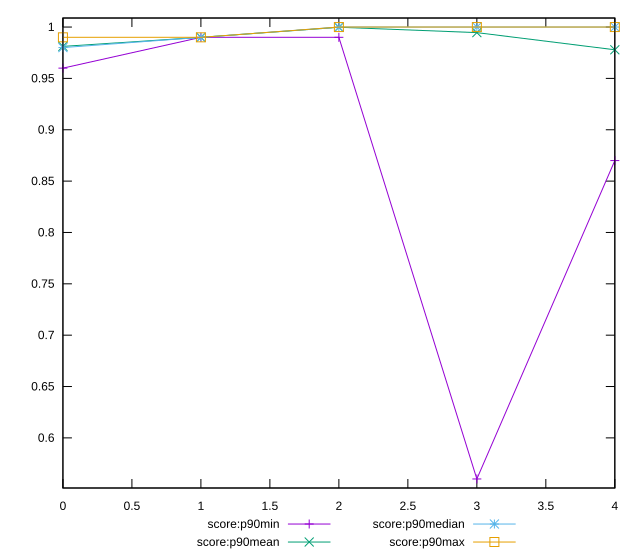

gnuplot code for this plot:
reset

$scoreP90Min <<EOF
0 0.96
1 0.99
2 0.99
3 0.56
4 0.87
EOF

$scoreP90Mean <<EOF
0 0.9811702127659573
1 0.9899999999999988
2 0.9997872340425532
3 0.9945744680851063
4 0.9778723404255317
EOF

$scoreP90Median <<EOF
0 0.98
1 0.99
2 1
3 1
4 1
EOF

$scoreP90Max <<EOF
0 0.99
1 0.99
2 1
3 1
4 1
EOF

set key outside below
set xrange [0:4]
set yrange [0.5512:1.0088]
set trange [0.5512:1.0088]
set terminal svg size 640, 560 enhanced background rgb 'white'
set output "report_00016_2021-02-10T13-31-48.338Z/first-cpu-idle/progression/score.svg"

plot $scoreP90Min title "score:p90min" with linespoints, \
     $scoreP90Mean title "score:p90mean" with linespoints, \
     $scoreP90Median title "score:p90median" with linespoints, \
     $scoreP90Max title "score:p90max" with linespoints

reset
